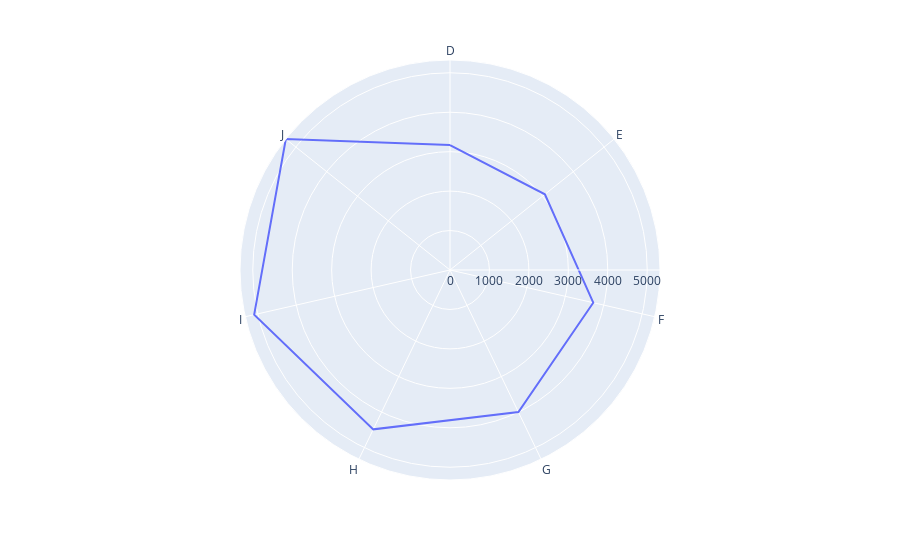

Here is the notebook cell this chart was saved with:
### Code cell
import plotly.express as px
import pandas as pd
df = diamonds.groupby('color')['price'].mean().to_frame()
df.reset_index(inplace=True)
fig = px.line_polar(df, r='price', theta='color', line_close=True)
figsize=(5,5)
fig.show()

### Figure 1 — Plotly figure (JSON) as saved in the notebook; plotly's stock layout.template omitted (floating-point values rounded to 4 significant figures)
{"data": [{"hovertemplate": "price=%{r}<br>color=%{theta}<extra></extra>", "legendgroup": "", "line": {"color": "#636efa", "dash": "solid"}, "marker": {"symbol": "circle"}, "mode": "lines", "name": "", "r": [3168.0, 3077.0, 3725.0, 3998.0, 4484.0, 5092.0, 5324.0, 3168.0], "showlegend": false, "subplot": "polar", "theta": ["D", "E", "F", "G", "H", "I", "J", "D"], "type": "scatterpolar"}], "layout": {"legend": {"tracegroupgap": 0}, "margin": {"t": 60}, "polar": {"angularaxis": {"direction": "clockwise", "rotation": 90}, "domain": {"x": [0, 1], "y": [0, 1]}}}}
